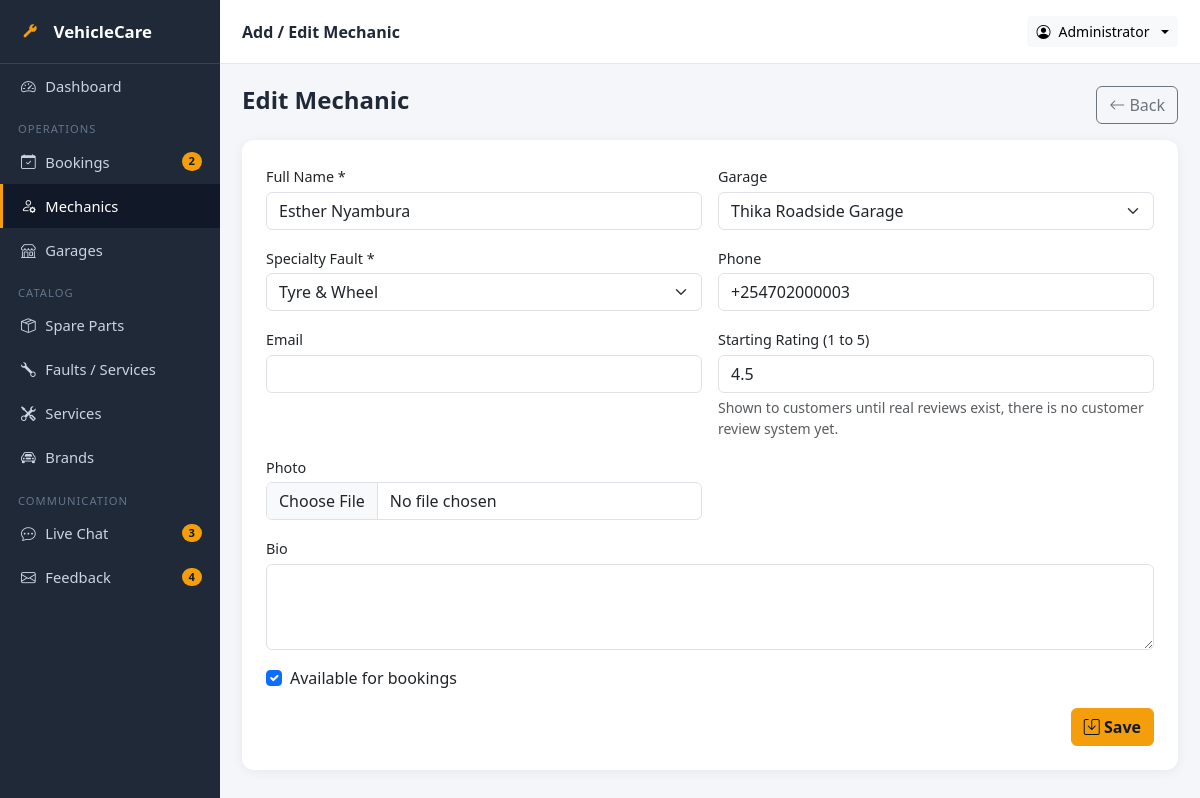
Screenshot of /admin/mechanic_edit.php?id=13 (signed in) with the database file from the repository.
### tables this page shows
CREATE TABLE `mechanics` (
  `mechanic_id` int(11) NOT NULL AUTO_INCREMENT,
  `garage_id` int(11) DEFAULT NULL,
  `full_name` varchar(100) NOT NULL,
  `specialty_fault_id` int(11) DEFAULT NULL,
  `phone` varchar(20) DEFAULT NULL,
  `email` varchar(100) DEFAULT NULL,
  `photo_path` varchar(255) DEFAULT NULL,
  `bio` text DEFAULT NULL,
  `rating` decimal(2,1) DEFAULT 5.0,
  `is_available` tinyint(1) DEFAULT 1,
  `created_at` timestamp NOT NULL DEFAULT current_timestamp(),
  PRIMARY KEY (`mechanic_id`),
  KEY `garage_id` (`garage_id`),
  KEY `specialty_fault_id` (`specialty_fault_id`),
  CONSTRAINT `mechanics_ibfk_1` FOREIGN KEY (`garage_id`) REFERENCES `garages` (`garage_id`) ON DELETE SET NULL,
  CONSTRAINT `mechanics_ibfk_2` FOREIGN KEY (`specialty_fault_id`) REFERENCES `faults` (`fault_id`) ON DELETE SET NULL
);

CREATE TABLE `garages` (
  `garage_id` int(11) NOT NULL AUTO_INCREMENT,
  `name` varchar(120) NOT NULL,
  `county` varchar(80) DEFAULT NULL,
  `physical_location` varchar(200) DEFAULT NULL,
  `latitude` decimal(10,7) DEFAULT NULL,
  `longitude` decimal(10,7) DEFAULT NULL,
  `phone` varchar(20) DEFAULT NULL,
  `whatsapp` varchar(20) DEFAULT NULL,
  `email` varchar(100) DEFAULT NULL,
  `opening_hours` varchar(100) DEFAULT '24/7',
  `description` text DEFAULT NULL,
  `image_path` varchar(255) DEFAULT NULL,
  `is_active` tinyint(1) DEFAULT 1,
  `created_at` timestamp NOT NULL DEFAULT current_timestamp(),
  PRIMARY KEY (`garage_id`)
);

CREATE TABLE `faults` (
  `fault_id` int(11) NOT NULL AUTO_INCREMENT,
  `name` varchar(120) NOT NULL,
  `description` text DEFAULT NULL,
  `icon_path` varchar(255) DEFAULT NULL,
  PRIMARY KEY (`fault_id`)
);

### admin/mechanic_edit.php (the view, shortened to what this page needs)
<?php
require_once __DIR__.'/includes/admin_header.php';
$id=(int)($_GET['id'] ?? 0);
$m=['full_name'=>'','garage_id'=>'','specialty_fault_id'=>'','phone'=>'','email'=>'','photo_path'=>'','bio'=>'','rating'=>5.0,'is_available'=>1];
if($id){ $s=$pdo->prepare("SELECT * FROM mechanics WHERE mechanic_id=?"); $s->execute([$id]); $m=$s->fetch()?:$m; }
$garages=$pdo->query("SELECT * FROM garages ORDER BY name")->fetchAll();
$faults =$pdo->query("SELECT * FROM faults ORDER BY name")->fetchAll();
?>
<div class="d-flex justify-content-between mb-3">
  <h4 class="fw-bold mb-0"><?= $id?'Edit':'Add' ?> Mechanic</h4>
  <a href="mechanics.php" class="btn btn-outline-secondary"><i class="bi bi-arrow-left"></i> Back</a>
</div>
<div class="card p-4">
  <form method="post" enctype="multipart/form-data" class="row g-3">
    <div class="col-md-6"><label class="form-label">Full Name *</label><input name="full_name" class="form-control" required value="<?= htmlspecialchars($m['full_name']) ?>"></div>
    <div class="col-md-6"><label class="form-label">Garage</label>
      <select name="garage_id" class="form-select">
        <?php foreach($garages as $g): ?><option value="<?= $g['garage_id'] ?>" <?= $m['garage_id']==$g['garage_id']?'selected':'' ?>><?= htmlspecialchars($g['name']) ?></option><?php endforeach; ?>
      </select></div>
    <div class="col-md-6"><label class="form-label">Specialty Fault *</label>
      <select name="specialty_fault_id" class="form-select" required>
        <?php foreach($faults as $f): ?><option value="<?= $f['fault_id'] ?>" <?= $m['specialty_fault_id']==$f['fault_id']?'selected':'' ?>><?= htmlspecialchars($f['name']) ?></option><?php endforeach; ?>
      </select></div>
    <div class="col-md-6"><label class="form-label">Phone</label><input name="phone" class="form-control" value="<?= htmlspecialchars($m['phone']) ?>"></div>
    <div class="col-md-6"><label class="form-label">Email</label><input name="email" class="form-control" value="<?= htmlspecialchars($m['email']) ?>"></div>
    <div class="col-md-6">
      <label class="form-label">Starting Rating (1 to 5)</label>
      <input type="number" step="0.1" min="1" max="5" name="rating" class="form-control" value="<?= htmlspecialchars($m['rating']) ?>">
      <div class="form-text">Shown to customers until real reviews exist, there is no customer review system yet.</div>
    </div>
    <div class="col-md-6"><label class="form-label">Photo</label><input type="file" name="photo" class="form-control" accept="image/*"></div>
    <div class="col-12"><label class="form-label">Bio</label><textarea name="bio" rows="3" class="form-control"><?= htmlspecialchars($m['bio']) ?></textarea></div>
    <div class="col-12 form-check ms-2"><input type="checkbox" name="is_available" class="form-check-input" id="ia" <?= $m['is_available']?'checked':'' ?>><label class="form-check-label" for="ia">Available for bookings</label></div>
    <div class="col-12 text-end"><button class="btn btn-warning fw-bold"><i class="bi bi-save"></i> Save</button></div>
  </form>
</div>
<?php require_once __DIR__.'/includes/admin_footer.php'; ?>

### assets/css/style.css (style rules this page uses)
:root { --bs-primary: #1f2937; --bs-primary-rgb: 31, 41, 55; --bs-link-color: #1f2937; --bs-link-color-rgb: 31, 41, 55; --bs-link-hover-color: #f59e0b; --bs-link-hover-color-rgb: 245, 158, 11; }
body { background: #f7f8fa; font-family: system-ui, -apple-system, "Segoe UI", Roboto, "Helvetica Neue", Arial, sans-serif; color: #1f2937; }
a { text-decoration: none; }
.card { border: none; border-radius: 12px; box-shadow: 0 2px 12px rgba(0,0,0,.06); }
.btn-warning { background: #f59e0b; border-color: #f59e0b; color: #111827; }
.form-label { font-weight: 500; font-size: .9rem; margin-bottom: .25rem; }

### admin/includes/admin_header.php (style rules this page uses)
body { background:#f4f6f9; }

### rows the page displays
mechanics: full_name "Esther Nyambura", garage_id "Thika Roadside Garage", specialty_fault_id "Tyre & Wheel", phone "+254702000003", rating "4.5", is_available "☑"

### other values shown
SITE_NAME "VehicleCare"
$navCounts['bookings'] "2"
$navCounts['chat'] "3"
$navCounts['feedback'] "4"
$pageTitle "Add / Edit Mechanic"
$_SESSION['user']['name'] "Administrator"
